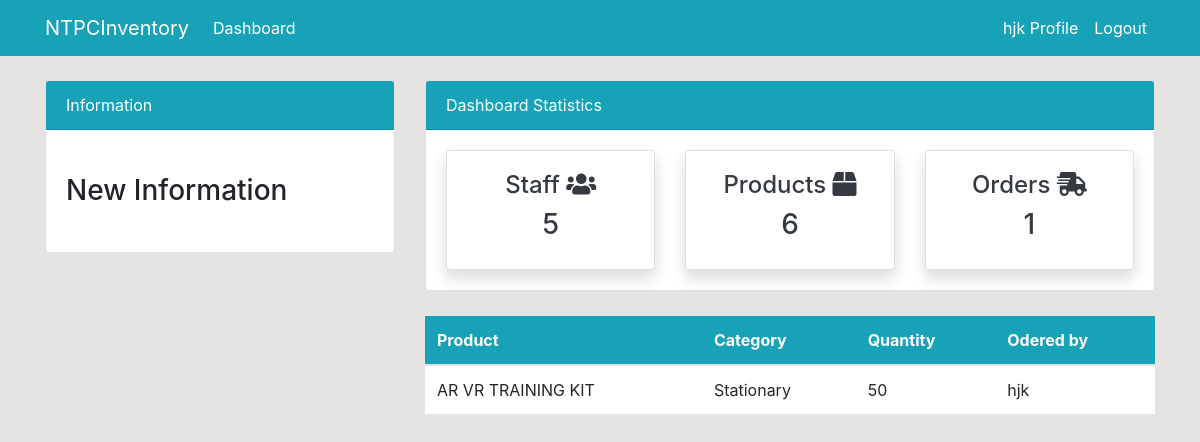
Page /order/ (signed in) on the committed database.
### dashboard/models.py (models this page shows, shortened)
class Order(models.Model):
    name = models.ForeignKey(Product, on_delete=models.CASCADE, null=True)
    customer = models.ForeignKey(User, on_delete=models.CASCADE, null=True)
    order_quantity = models.PositiveIntegerField(null=True)

class Product(models.Model):
    name = models.CharField(max_length=100, null=True)
    quantity = models.PositiveIntegerField(null=True)
    category = models.CharField(max_length=50, choices=CATEGORY, null=True)
    def __str__(self):
        return f'{self.name}'

### dashboard/views.py (the view)
# urls.py: path('order/', views.order, name='dashboard-order'),
@login_required(login_url='user-login')
def order(request):
    order = Order.objects.all()
    order_count = order.count()
    customer = User.objects.filter(groups=2)
    customer_count = customer.count()
    product = Product.objects.all()
    product_count = product.count()
    context = {
        'order': order,
        'customer_count': customer_count,
        'product_count': product_count,
        'order_count': order_count,
    }
    return render(request, 'dashboard/order.html', context)

### templates/dashboard/order.html (shortened to what this page needs)
{% extends 'partials/base.html' %}
{% block content %}
{% include 'partials/topside.html' %}
<div class="row my-4">
    <div class="col-md-4"></div>
    <div class="col-md-8">
        <table class="table bg-white">
            <thead class="bg-info text-white">
                <tr>
                    <th scope="col">Product</th>
                    <th scope="col">Category</th>
                    <th scope="col">Quantity</th>
                    <th scope="col">Odered by</th>
                </tr>
            </thead>
            <tbody>
                {% for order in order %}
                <tr>
                    <td>{{ order.name }}</td>
                    <td>{{ order.name.category }}</td>
                    <td>{{ order.order_quantity }}</td>
                    <td>{{ order.customer.username }}</td>
                </tr>
                {% endfor %}
            </tbody>
        </table>
    </div>
</div>
{% endblock %}

### templates/partials/nav.html (shortened to what this page needs)
<nav class="navbar navbar-expand-lg navbar-info bg-info">
    <div class="container">
        {% if user.is_authenticated %}
        <a class="navbar-brand text-white" href="{% url 'dashboard-index' %}">NTPCInventory</a>
        <div class="collapse navbar-collapse" id="navbarSupportedContent">
            <ul class="navbar-nav mr-auto">
                <li class="nav-item active">
                    <a class="nav-link text-white" href="{% url 'dashboard-index' %}">Dashboard </a>
                </li>
            </ul>
            <ul class="navbar-nav ml-auto">
                <li class="nav-item active">
                    <a class="nav-link text-white" href="{% url 'user-profile' %}">{{ user.username }} Profile
                        <span class="sr-only">(current)</span></a>
                </li>
                <li class="nav-item">
                    <a class="nav-link text-white" href="{% url 'user-logout' %}">Logout</a>
                </li>
            </ul>
            {% endif %}
        </div>
    </div>
</nav>

### static/style.css (style rules this page uses)
body { background: rgb(230, 227, 227); }

### rows in the picture
Order: name "AR VR TRAINING KIT", name.category "Stationary", order_quantity "50", customer.username "hjk"

### other values in the picture
{{ user.username }} "hjk"
{{ customer_count }} "5"
{{ product_count }} "6"
{{ order_count }} "1"
